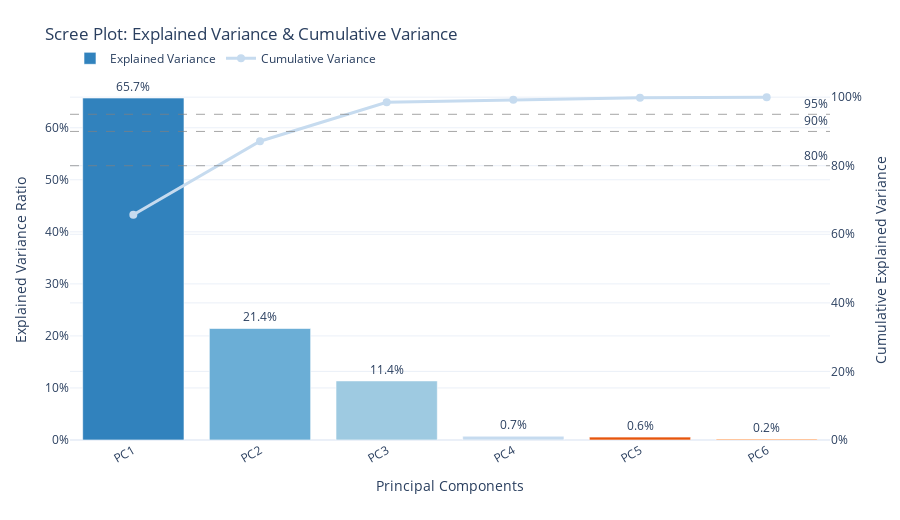

The cell this chart's notebook holds for it:
### Code cell
import plotly.graph_objects as go

pcs = [f"PC{i+1}" for i in range(len(explained_var))]

# --- Safe tab20c palette (works on ALL Plotly versions) ---
try:
    from plotly.colors import qualitative
    tab20c = qualitative.T20c  # may not exist on older plotly
except Exception:
    # Matplotlib tab20c hex palette (20 colors) - reliable fallback
    tab20c = [
        "#3182bd", "#6baed6", "#9ecae1", "#c6dbef",
        "#e6550d", "#fd8d3c", "#fdae6b", "#fdd0a2",
        "#31a354", "#74c476", "#a1d99b", "#c7e9c0",
        "#756bb1", "#9e9ac8", "#bcbddc", "#dadaeb",
        "#636363", "#969696", "#bdbdbd", "#d9d9d9"
    ]

bar_colors = [tab20c[i % len(tab20c)] for i in range(len(pcs))]

fig = go.Figure()

# Bars: explained variance
fig.add_trace(go.Bar(
    x=pcs,
    y=explained_var,
    name="Explained Variance",
    marker=dict(color=bar_colors, line=dict(width=0.6)),
    text=[f"{v:.1%}" for v in explained_var],
    textposition="outside",
    hovertemplate="<b>%{x}</b><br>Explained: %{y:.2%}<extra></extra>"
))

# Line: cumulative variance
fig.add_trace(go.Scatter(
    x=pcs,
    y=cum_explained_var,
    mode="lines+markers",
    name="Cumulative Variance",
    yaxis="y2",
    line=dict(width=3, color=tab20c[3]),
    marker=dict(size=8, color=tab20c[3]),
    hovertemplate="<b>%{x}</b><br>Cumulative: %{y:.2%}<extra></extra>"
))

# Thresholds on cumulative axis (80/90/95%)
for t in [0.80, 0.90, 0.95]:
    fig.add_hline(
        y=t,
        yref="y2",
        line_width=1,
        line_dash="dash",
        line_color="gray",
        opacity=0.7,
        annotation_text=f"{int(t*100)}%",
        annotation_position="top right"
    )

fig.update_layout(
    title="Scree Plot: Explained Variance & Cumulative Variance",
    template="plotly_white",
    xaxis=dict(title="Principal Components", tickangle=-30),
    yaxis=dict(title="Explained Variance Ratio", tickformat=".0%"),
    yaxis2=dict(
        title="Cumulative Explained Variance",
        overlaying="y",
        side="right",
        tickformat=".0%",
        range=[0, 1.05]
    ),
    legend=dict(orientation="h", yanchor="bottom", y=1.02, xanchor="left", x=0),
    height=520,
    margin=dict(t=80, r=70, l=70, b=80)
)

fig.show()

### Figure 1 — Plotly figure (JSON) as saved in the notebook; plotly's stock layout.template omitted (floating-point values rounded to 4 significant figures)
{"data": [{"hovertemplate": "<b>%{x}</b><br>Explained: %{y:.2%}<extra></extra>", "marker": {"color": ["#3182bd", "#6baed6", "#9ecae1", "#c6dbef", "#e6550d", "#fd8d3c"], "line": {"width": 0.6}}, "name": "Explained Variance", "text": ["65.7%", "21.4%", "11.4%", "0.7%", "0.6%", "0.2%"], "textposition": "outside", "type": "bar", "x": ["PC1", "PC2", "PC3", "PC4", "PC5", "PC6"], "y": [0.6572, 0.2143, 0.1136, 0.007412, 0.00558, 0.001935]}, {"hovertemplate": "<b>%{x}</b><br>Cumulative: %{y:.2%}<extra></extra>", "line": {"color": "#c6dbef", "width": 3}, "marker": {"color": "#c6dbef", "size": 8}, "mode": "lines+markers", "name": "Cumulative Variance", "type": "scatter", "x": ["PC1", "PC2", "PC3", "PC4", "PC5", "PC6"], "y": [0.6572, 0.8715, 0.9851, 0.9925, 0.9981, 1.0], "yaxis": "y2"}], "layout": {"annotations": [{"showarrow": false, "text": "80%", "x": 1, "xanchor": "right", "xref": "x domain", "y": 0.8, "yanchor": "bottom", "yref": "y2"}, {"showarrow": false, "text": "90%", "x": 1, "xanchor": "right", "xref": "x domain", "y": 0.9, "yanchor": "bottom", "yref": "y2"}, {"showarrow": false, "text": "95%", "x": 1, "xanchor": "right", "xref": "x domain", "y": 0.95, "yanchor": "bottom", "yref": "y2"}], "height": 520, "legend": {"orientation": "h", "x": 0, "xanchor": "left", "y": 1.02, "yanchor": "bottom"}, "margin": {"b": 80, "l": 70, "r": 70, "t": 80}, "shapes": [{"line": {"color": "gray", "dash": "dash", "width": 1}, "opacity": 0.7, "type": "line", "x0": 0, "x1": 1, "xref": "x domain", "y0": 0.8, "y1": 0.8, "yref": "y2"}, {"line": {"color": "gray", "dash": "dash", "width": 1}, "opacity": 0.7, "type": "line", "x0": 0, "x1": 1, "xref": "x domain", "y0": 0.9, "y1": 0.9, "yref": "y2"}, {"line": {"color": "gray", "dash": "dash", "width": 1}, "opacity": 0.7, "type": "line", "x0": 0, "x1": 1, "xref": "x domain", "y0": 0.95, "y1": 0.95, "yref": "y2"}], "title": {"text": "Scree Plot: Explained Variance & Cumulative Variance"}, "xaxis": {"tickangle": -30, "title": {"text": "Principal Components"}}, "yaxis": {"tickformat": ".0%", "title": {"text": "Explained Variance Ratio"}}, "yaxis2": {"overlaying": "y", "range": [0, 1.05], "side": "right", "tickformat": ".0%", "title": {"text": "Cumulative Explained Variance"}}}}
